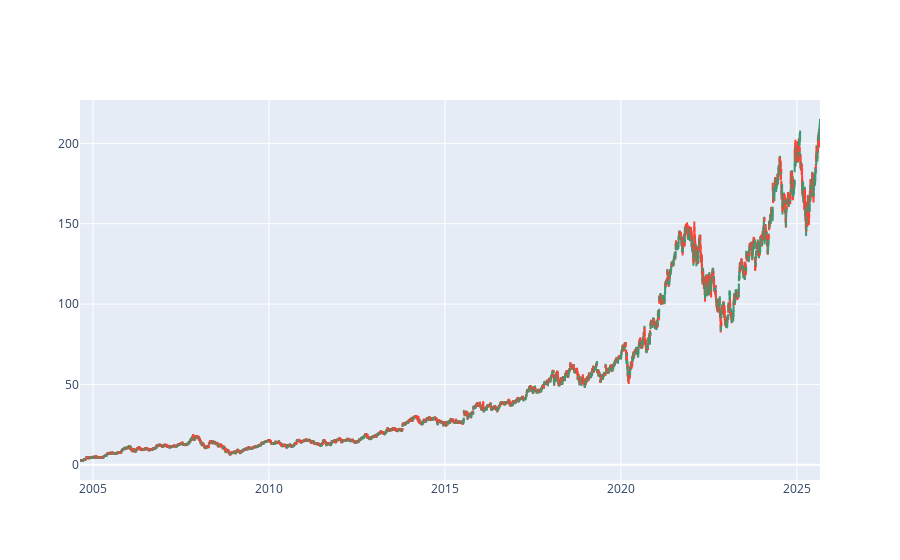

The notebook cell saved with this chart:
### Code cell
#candesticks 
import plotly.graph_objects as go 

fig = go.Figure(data=[go.Candlestick(x = data01['Date'],open=data01['Open'],
                                     high = data01['High'],
                                     low = data01['Low'],
                                     close = data01['Close'])])

fig.update_layout(xaxis_rangeslider_visible=False)
fig.show()

### Figure 1 — Plotly figure (JSON) as saved in the notebook; plotly's stock layout.template omitted (floating-point values rounded to 4 significant figures; data arrays with more than 128 entries replaced by an {"elided": "..."} marker saying what was removed)
{"data": [{"close": {"elided": "5293 str values"}, "high": {"elided": "5293 str values"}, "low": {"elided": "5293 str values"}, "open": {"elided": "5293 str values"}, "type": "candlestick", "x": {"elided": "5293 str values"}}], "layout": {"xaxis": {"rangeslider": {"visible": false}}}}
